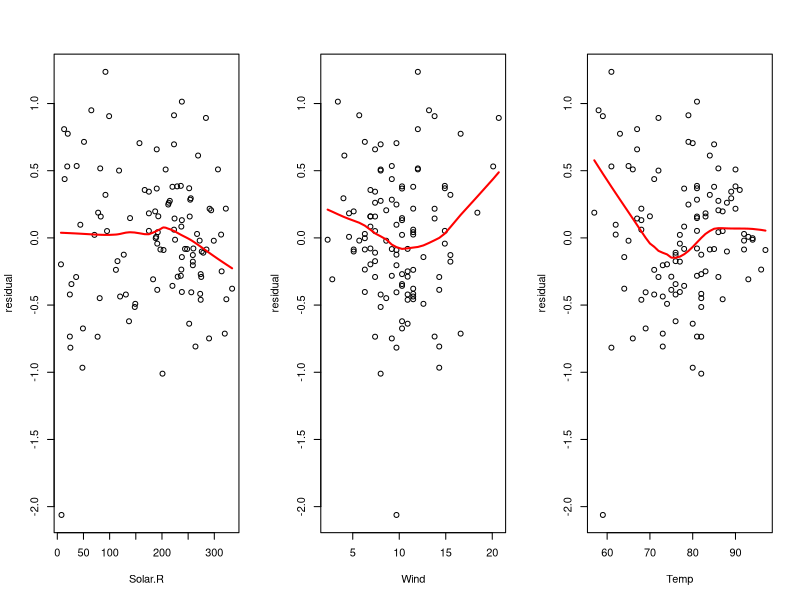
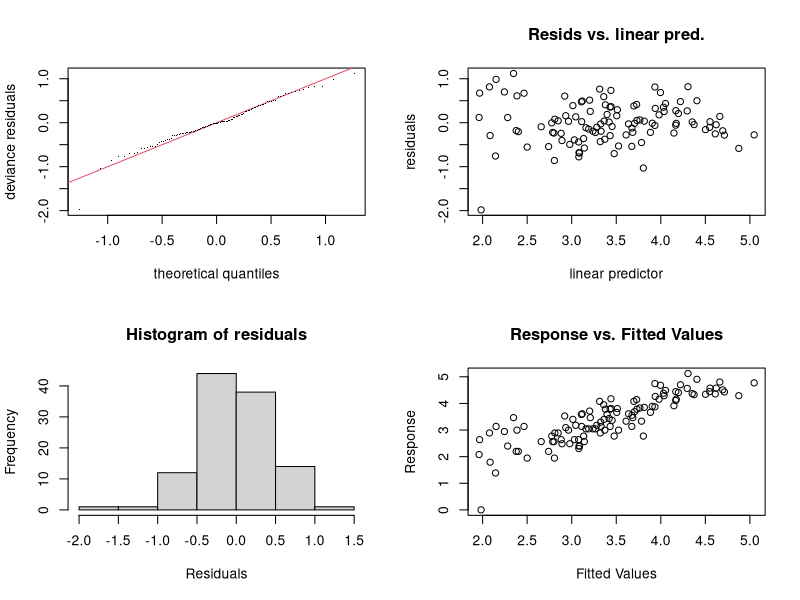
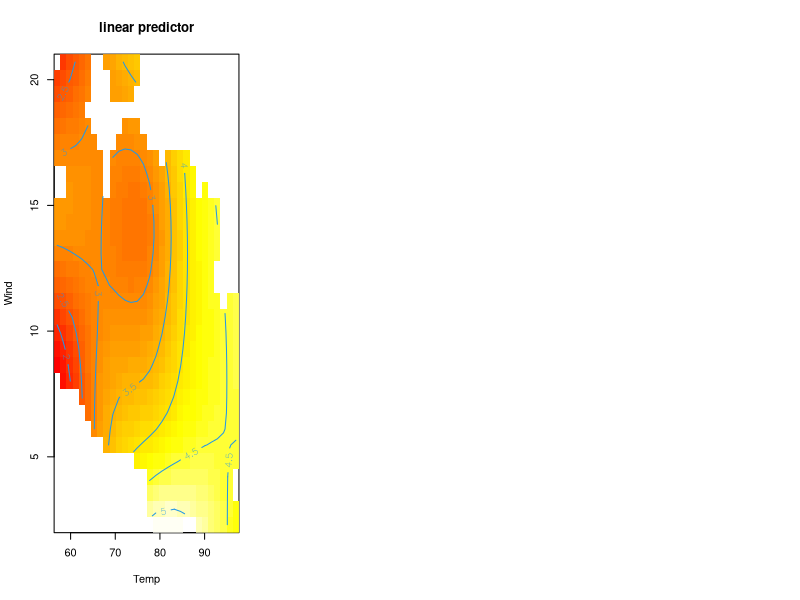

Source code (R) for these figures, in order:
## ---- chunk 1
knitr::opts_chunk$set(echo = TRUE, message = FALSE, warning = FALSE,
                      fig.width = 8, fig.height = 4)
## ---- chunk 2
library(mgcv)
aq <- airquality
aq$day <- seq_len(nrow(aq))          # day of season
aq <- na.omit(aq)                    # 111 complete days
## ---- chunk 3
lm_log <- lm(log(Ozone) ~ Solar.R + Wind + Temp, data = aq)
par(mfrow = c(1, 3))
for (v in c("Solar.R", "Wind", "Temp")) {
  plot(aq[[v]], resid(lm_log), xlab = v, ylab = "residual")
  lines(lowess(aq[[v]], resid(lm_log)), col = "red", lwd = 2)
}
## ---- chunk 4
m_log   <- gam(log(Ozone) ~ s(Solar.R) + s(Wind) + s(Temp), data = aq, method = "REML")
m_gamma <- gam(Ozone ~ s(Solar.R) + s(Wind) + s(Temp), family = Gamma(link = "log"),
               data = aq, method = "REML")
c(log_y_on_y_scale = AIC(m_log) + 2 * sum(log(aq$Ozone)), gamma = AIC(m_gamma))
## ---- chunk 5
summary(m_log)
set.seed(1); gam.check(m_log)
round(concurvity(m_log, full = TRUE), 3)
## ---- chunk 6
m_te <- gam(log(Ozone) ~ s(Solar.R) + te(Temp, Wind), data = aq, method = "REML")
m_ti <- gam(log(Ozone) ~ s(Solar.R) + s(Wind) + s(Temp) + ti(Temp, Wind),
            data = aq, method = "REML")
AIC(lm_log, m_log, m_te, m_ti)
vis.gam(m_te, view = c("Temp", "Wind"), plot.type = "contour", too.far = 0.1)
## ---- chunk 7
nd <- expand.grid(Temp = c(70, 80, 90), Wind = c(5, 10, 15), Solar.R = 207)
pr <- predict(m_ti, nd, se.fit = TRUE)
cbind(nd, median = exp(pr$fit), lower = exp(pr$fit - 1.96 * pr$se.fit),
      upper = exp(pr$fit + 1.96 * pr$se.fit)) |> round(1)
